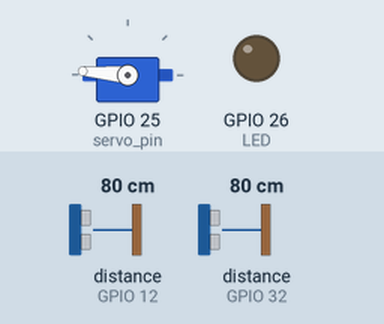
A program run on a simulated ESP32 board running MicroPython. On the bench: servo, output pins drawn as LEDs (lit = HIGH). The inputs (shaded band) are chosen by the test bench; at power-on: distance to the obstacle (sensors on GPIO 32, GPIO 12) 80 cm. The echo pulse lasts 58.3 µs per cm; WiFi joins after 1.5 s; web requests get an empty 200 reply after 0.4 s; servo angles are drawn from the pulse width (0.5 ms = 0°, 2.5 ms = 180°); the clock reads 2024-03-15 10:24:30 at power-on unless the program sets it; pins used as bus, display or sensor lines are not drawn; what the program prints to the serial console is not drawn.

Above: at 3.2 s.
3.3 s: distance to the obstacle (sensor on GPIO 32) set to 23 cm
4.8 s: distance to the obstacle (sensor on GPIO 32) set to 18 cm
At 5.6 s:
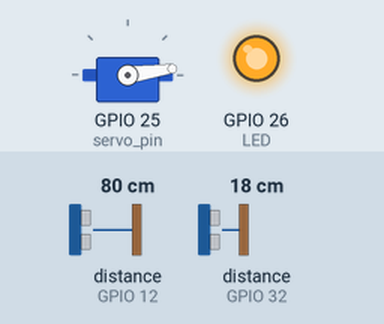
8.3 s: distance to the obstacle (sensor on GPIO 12) set to 53 cm
11.8 s: distance to the obstacle (sensor on GPIO 12) set to 47 cm
13.3 s: distance to the obstacle (sensor on GPIO 32) set to 35 cm
At 14.6 s:
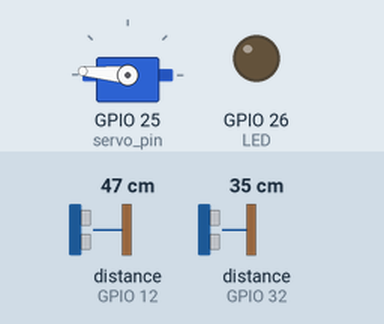
17.5 s: distance to the obstacle (sensor on GPIO 32) set to 2 cm
At 19.0 s:
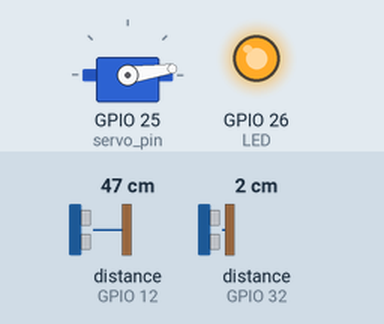
Timing chart, 0 to 20.5 s (numbered marks = the images above; inputs shaded):
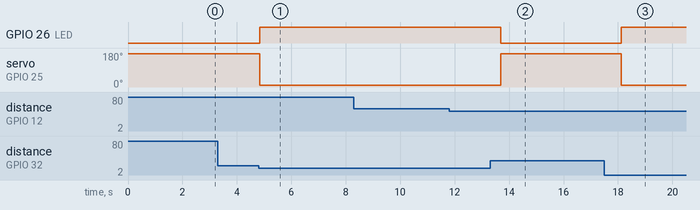

The program:

2_sensor_10s_response.py
```python
import machine
import time
import urequests  # MicroPython library for HTTP requests
from machine import Pin, PWM

# Wi-Fi Credentials
ssid = 'Redmi'
password = '876543210'

# Define pins for the AJ-SR04M (waste level) sensor
TRIG_PIN_AJ = 13  # GPIO pin for Trig (AJ-SR04M)
ECHO_PIN_AJ = 12  # GPIO pin for Echo (AJ-SR04M)

# Define pins for the HC-SR04 (dustbin lid control) sensor
TRIG_PIN_HC = 33  # GPIO pin for Trig (HC-SR04)
ECHO_PIN_HC = 32  # GPIO pin for Echo (HC-SR04)

# Define pin for the LED and Servo Motor
LED = Pin(26, Pin.OUT)
servo_pin = PWM(Pin(25), freq=50)  # Servo motor pin (50 Hz PWM for servo)

# Define URL for your Node.js server
nodejs_server_url = 'https://test-iot-554d.onrender.com/sensor-distance'

# Function to connect to Wi-Fi
def connect_wifi():
    import network
    wlan = network.WLAN(network.STA_IF)
    wlan.active(True)
    wlan.connect(ssid, password)

    while not wlan.isconnected():
        time.sleep(1)
        print('Connecting to Wi-Fi...')

    print('Connected to Wi-Fi')
    print('Network config:', wlan.ifconfig())

# Function to measure distance from a given trig and echo pin
def measure_distance(trig_pin, echo_pin):
    trig = Pin(trig_pin, Pin.OUT)  # Set Trig pin as output
    echo = Pin(echo_pin, Pin.IN)   # Set Echo pin as input

    # Trigger the sensor
    trig.value(0)
    time.sleep_us(2)
    trig.value(1)
    time.sleep_us(10)
    trig.value(0)

    # Measure the duration of the pulse
    timeout = 20000  # Timeout value in microseconds
    start_time = time.ticks_us()

    # Wait for echo start
    while echo.value() == 0:
        if time.ticks_diff(time.ticks_us(), start_time) > timeout:
            print("AJ-SR04M Echo timeout (start)")
            return -1  # Return -1 to indicate the sensor is not responding

    start = time.ticks_us()

    # Wait for echo end
    while echo.value() == 1:
        if time.ticks_diff(time.ticks_us(), start) > timeout:
            print("AJ-SR04M Echo timeout (end)")
            return -1  # Return -1 to indicate the sensor is not responding

    end = time.ticks_us()

    # Calculate distance in centimeters
    duration = time.ticks_diff(end, start)
    distance = (duration / 2) / 29.1  # Speed of sound = 343 m/s
    return int(distance)

# Separate functions for measuring distances
def measure_waste_level():
    return measure_distance(TRIG_PIN_AJ, ECHO_PIN_AJ)

def measure_lid_distance():
    return measure_distance(TRIG_PIN_HC, ECHO_PIN_HC)

# Function to control the servo motor (open/close bin lid)
def control_servo(position):
    if position == "OPEN":
        servo_pin.duty(30)  # Adjust duty value for your servo to open the lid
        LED.value(1)        # Turn on LED when the lid is open
    elif position == "CLOSED":
        servo_pin.duty(125)  # Adjust duty value for your servo to close the lid
        LED.value(0)         # Turn off LED when the lid is closed

# Connect to Wi-Fi
connect_wifi()

# Initialize variables
previous_distance_aj = None  # To track previous distance measurement for AJ-SR04M
previous_distance_hc = None  # To track previous distance measurement for HC-SR04
distance_threshold = 5        # Define a threshold for distance change
status_update_interval = 10   # Status update interval (seconds)
last_status_update_time = time.time()  # Record last status update time

while True:
    # Measure distance from AJ-SR04M (waste level sensor)
    distance_aj = measure_waste_level()

    # Initialize sensor status
    if distance_aj == -1:
        waste_level_sensor_status = "off"
        print("AJ-SR04M sensor not responding")
        LED.value(0)  # Turn off LED if the sensor is not working
    else:
        waste_level_sensor_status = "on"
        print(f'Waste Level Distance: {distance_aj} cm')

    # Control the LED based on AJ-SR04M distance
    if distance_aj >= 0 and distance_aj <= 50:
        LED.value(1)  # Turn on LED if waste level is <= 50 cm
        binLid_status = "OPEN"
    else:
        LED.value(0)  # Turn off LED if waste level is > 50 cm
        binLid_status = "CLOSED"

    # Measure distance from HC-SR04 (lid control sensor)
    distance_hc = measure_lid_distance()

    if distance_hc == -1:
        print("HC-SR04 sensor not responding")
        continue
    else:
        print(f'HC-SR04 Distance: {distance_hc} cm')

    # Control the servo motor based on HC-SR04 distance (lid open/close logic)
    if distance_hc <= 20:
        control_servo("OPEN")  # Open the bin lid if distance <= 20 cm
        binLid_status = "OPEN"
    else:
        control_servo("CLOSED")  # Close the bin lid if distance > 20 cm
        binLid_status = "CLOSED"

    # Check for significant changes in distances to send immediate updates
    if (previous_distance_aj is None or abs(previous_distance_aj - distance_aj) > distance_threshold or
        previous_distance_hc is None or abs(previous_distance_hc - distance_hc) > distance_threshold):

        # Prepare dynamic data to send to the Node.js server
        status_obj = {
            "type": "distance",
            "id": 1,
            "binLid_status": binLid_status,
            "distance": distance_aj,
            "location": "Canteen",
            "microProcessor_status": "ON",
            "sensor_status": waste_level_sensor_status  # Use the updated sensor status
        }

        try:
            response = urequests.post(nodejs_server_url, json=status_obj)
            print(f'Status update sent: {response.status_code}, Response: {response.text}')
            response.close()
        except Exception as e:
            print('Error sending status update:', e)

        print(status_obj)

        # Update previous distances
        previous_distance_aj = distance_aj
        previous_distance_hc = distance_hc

        # Update the last status update time after sending an immediate update
        last_status_update_time = time.time()

    # Send status update every 10 seconds if no significant change
    current_time = time.time()
    if current_time - last_status_update_time >= status_update_interval:
        # Prepare dynamic data to send to the Node.js server
        status_obj = {
            "type": "distance",
            "id": 1,
            "binLid_status": binLid_status,
            "distance": distance_aj,
            "location": "Canteen",
            "microProcessor_status": "ON",
            "sensor_status": waste_level_sensor_status  # Use the updated sensor status
        }

        try:
            response = urequests.post(nodejs_server_url, json=status_obj)
            print(f'Status update sent (interval): {response.status_code}, Response: {response.text}')
            response.close()
        except Exception as e:
            print('Error sending status update:', e)

        print(status_obj)

        # Update the last status update time
        last_status_update_time = current_time

    time.sleep(1)  # Check every second for distance changes
```

Measured:
- the behaviour switches between 21 and 20 cm on distance to the obstacle (sensor on GPIO 32) (found by bisection; images 0 and 1)
- after the input at 3.3 s, every drawn part: stays the same
- after the input at 4.8 s, GPIO 26 (LED): LOW → HIGH at once; servo on GPIO 25 (servo_pin): 175° → 8° at once
- after the input at 11.8 s, every drawn part: stays the same
- after the input at 13.3 s, GPIO 26 (LED): HIGH → LOW after 0.39 s; servo on GPIO 25 (servo_pin): 8° → 175° after 0.39 s
- after the input at 17.5 s, GPIO 26 (LED): LOW → HIGH after 0.62 s; servo on GPIO 25 (servo_pin): 175° → 8° after 0.62 s
